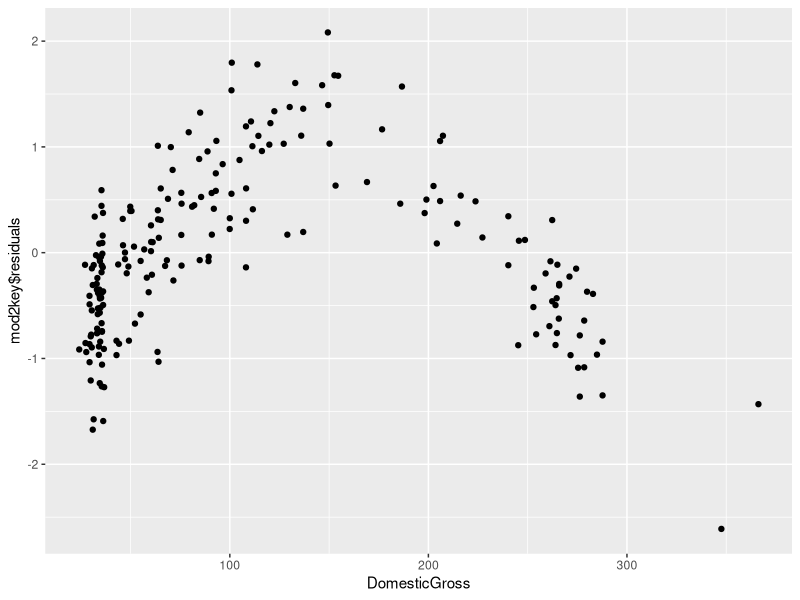

R code for this plot: (Note: this script raises an error after producing the figure.)
library(testthat)

# each call to test_that() produces one test
# each test represents one point value
# you can have multiple tests for each question

library(readr)
library(dplyr)
library(ggplot2)
mvskey <- read_csv("Regression Challenge Data.csv")
movieselkey <- read_csv("Regression Challenge Selection Data.csv")
mvskey <- data.frame(mvskey)
movieselkey <- data.frame(movieselkey)

mvskey$Day <- factor(mvskey$Day)
mvskey$Hour <- factor(mvskey$Hour)
mvskey$Stars <- factor(mvskey$Stars)
mvskey$TrueStory <- factor(mvskey$TrueStory)
mvskey$ChickFlick <- factor(mvskey$ChickFlick)
mvskey$Action <- factor(mvskey$Action)
mvskey$TVPremiere <- factor(mvskey$TVPremiere)
mvskey$NetworkPremiere <- factor(mvskey$NetworkPremiere)
mvskey$ReRun <- factor(mvskey$ReRun)

mod2key <- lm(Rating ~ Stars + Day + Hour + TrueStory + ChickFlick + Action + TVPremiere +
             ReRun + PrevRating + SpotRatings + DomesticGross, data = mvskey)

residplotkey <- ggplot(mvskey, aes(x = DomesticGross, y = mod2key$residuals)) +
  geom_point()

modans <- lm(Rating ~ Stars + Day + Hour + TrueStory + ChickFlick + Action + TVPremiere + NetworkPremiere + ReRun + PrevRating + SpotRatings + DomesticGross + DG2, data = mvs)
modans$coefficients <- c(.7, .9, 1.4, 1.4, -.5, .4, 1, -.5, -.5, -.5, 1.1, .7, .7, .7, 1.25, .3, -.4, .35, .9, .3, -1.2, .18, .1, .04, -.00012)
finsel <- moviesel[MovieSelect[,1],]
finsel$Day <- factor(MovieSelect[,2])
finsel$Hour <- factor(MovieSelect[,3])
finsel$SpotRatings <- MovieSelect[,4]
finsel$ReRun <- c(0, 0, 0)
if(finsel$MovieID[2] == finsel$MovieID[1]) {
  finsel$ReRun[2] <- 1
  finsel$License.Fee[2] <- finsel$License.Fee[2] * .75
}
if(finsel$MovieID[3] == finsel$MovieID[1]) {
  finsel$ReRun[3] <- 1
  finsel$License.Fee[3] <- finsel$License.Fee[3] * .75
}
if(finsel$MovieID[3] == finsel$MovieID[2]) {
  finsel$ReRun[3] <- 1
  if(finsel$MovieID[3] != finsel$MovieID[1]) {
    finsel$License.Fee[3] <- finsel$License.Fee[3] * .75
  }
}
finsel$ReRun <- factor(finsel$ReRun)
finsel$PrevRating <- c(3, 3, 3)

profit <- sum(predict(modans, newdata = finsel))*2400000 - sum(finsel$License.Fee)

test_that("Q2 (visible)", {
  
  expect_true(class(mvs$Day) == "factor")
  
})

test_that("Q10 (visible)", {
  
  expect_true(class(mvs$TrueStory) == "factor")
  expect_true(class(mvs$ChickFlick) == "factor")
  expect_true(class(mvs$TVPremiere) == "factor")
  
})

test_that("Q11 (visible)", {
  
  expect_equal(as.numeric(mod1$coefficients[5]), -.3298399, tolerance = 1e-3)
  expect_equal(as.numeric(mod1$coefficients[9]), -.2730736, tolerance = 1e-3)
  expect_equal(as.numeric(mod1$coefficients[17]), -.529862, tolerance = 1e-3)
  
})

test_that("Q26 (visible)", {
  
  expect_equal(as.numeric(mod2$coefficients[5]), -.2816094, tolerance = 1e-2)
  expect_equal(as.numeric(mod2$coefficients[9]), -.3120968, tolerance = 1e-2)
  expect_equal(as.numeric(mod2$coefficients[17]), -.5371966, tolerance = 1e-2)
  
})

test_that("Q29 plot (visible)", {
  
  expect_equal(residplot$layers[[1]], residplotkey$layers[[1]])
  expect_equal(residplot$scales, residplotkey$scales)
  expect_equal(residplot$labels$x, residplotkey$labels$x)
  
})

test_that("Q31 (visible)", {
  
  expect_equal(mvs$DG2[4], 18757.01, tolerance = 1)
  expect_equal(mvs$DG2[56], 1305.012, tolerance = 1)
  expect_equal(mvs$DG2[162], 1297.53, tolerance = 1)
  
})

test_that("Q32 (visible)", {
  
  expect_equal(as.numeric(mod4$coefficients[6]), .2925681, tolerance = 1e-2)
  expect_equal(as.numeric(mod4$coefficients[10]), -.7225117, tolerance = 1e-2)
  expect_equal(as.numeric(mod4$coefficients[19]), .8964456, tolerance = 1e-2)
  
})

test_that("Q34 (visible)", {
  
  expect_equal(as.numeric(mod5$coefficients[7]), 1.095948, tolerance = 1e-2)
  expect_equal(as.numeric(mod5$coefficients[12]), .855947, tolerance = 1e-2)
  expect_equal(as.numeric(mod5$coefficients[23]), .1059828, tolerance = 1e-2)
  
})

test_that("Q36 (visible)", {
  
  expect_true(grepl(":", as.character(mod6$call)[2]))
  
})

test_that("Q38 (visible)", {
  
  expect_true(class(moviesel$Stars) == "factor")
  expect_true(class(moviesel$Action) == "factor")
  expect_true(class(moviesel$NetworkPremiere) == "factor")
  
})

test_that("Q39 (visible)", {
  
  expect_equal(moviesel$DG2[3], 110883.2, tolerance = 1)
  expect_equal(moviesel$DG2[8], 14137.04, tolerance = 1)
  expect_equal(moviesel$DG2[16], 46805.46, tolerance = 1)
  
})

test_that("Q45 (visible)", {
  
  expect_equal(as.numeric(predrats[3]), 3.823966, tolerance = 1e-2)
  expect_equal(as.numeric(predrats[7]), 6.86406, tolerance = 1e-2)
  expect_equal(as.numeric(predrats[18]), 7.407939, tolerance = 1e-2)
  
})

test_that("Q46 (visible)", {
  
  expect_equal(as.numeric(highrat), 16, tolerance = 1e-3)

})

test_that("Q47 (visible)", {
  
  expect_equal(as.numeric(predprofs[3]), -5822481, tolerance = 1e-2)
  expect_equal(as.numeric(predprofs[7]), -526254.9, tolerance = 1e-2)
  expect_equal(as.numeric(predprofs[18]), 2779055, tolerance = 1e-2)
  
})

test_that("Q48 (visible)", {
  
  expect_true(sum(MovieSelect$SpotRatings) <= 50)
  
})


test_that("Extra Credit Top10 Point1 (visible)", {
  
  expect_true(profit > 41850000)
  
})

test_that("Extra Credit Top10 Point2 (visible)", {
  
  expect_true(profit > 41850000)
  
})

test_that("Extra Credit Top10 Point3 (visible)", {
  
  expect_true(profit > 41850000)
  
})

test_that("Extra Credit Top10 Point4 (visible)", {
  
  expect_true(profit > 41850000)
  
})

test_that("Extra Credit Top10 Point5 (visible)", {
  
  expect_true(profit > 41850000)
  
})

test_that("Extra Credit Top5 Point1 (visible)", {
  
  expect_true(profit > 44300000)
  
})

test_that("Extra Credit Top5 Point2 (visible)", {
  
  expect_true(profit > 44300000)
  
})

test_that("Extra Credit Top5 Point3 (visible)", {
  
  expect_true(profit > 44300000)
  
})

test_that("Extra Credit Top5 Point4 (visible)", {
  
  expect_true(profit > 44300000)
  
})

test_that("Extra Credit Top5 Point5 (visible)", {
  
  expect_true(profit > 44300000)
  
})
